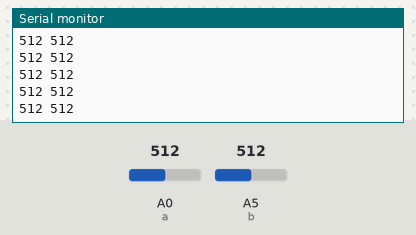
The sketch below on a simulated Arduino Uno, built with avr-gcc and run on an emulated ATmega328P. Shown: the last lines printed to the serial monitor. The inputs (shaded band) are chosen by the test bench; at power-on: A0 (a) = 512, A5 (b) = 512.

Above: at 1.2 s.
1.3 s: A0 (a) set to 983
At 1.8 s:
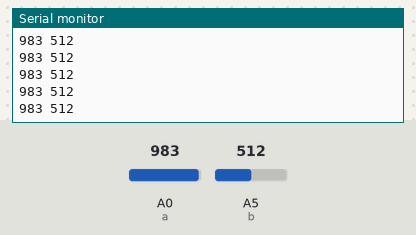
2.8 s: A0 (a) set to 1009
At 3.3 s:
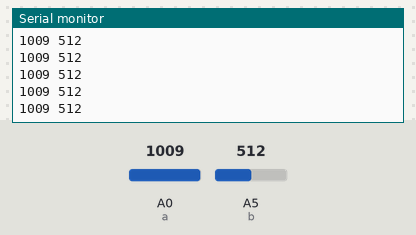
Timing chart, 0 to 5.8 s (numbered marks = the images above; inputs shaded):
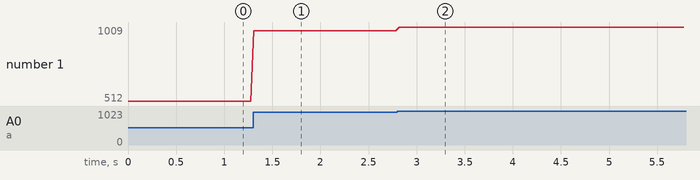

Measured:
- after the input at 1.3 s, the serial monitor: prints a new line at once (image 1)
- after the input at 2.8 s, the serial monitor: prints a new line at once (image 2)
- plotted number 1: 512 → 983 after the input at 1.3 s, 983 → 1009 after the input at 2.8 s

The sketch:

lum.ino
```cpp
int a = 0;
int b = 5;

void setup() {
  Serial.begin(9600);
  pinMode(a, INPUT);
  pinMode(b, INPUT);
}

void loop() {
  Serial.print(analogRead(a));
  Serial.print(" ");
  Serial.print(analogRead(b));
  Serial.print("\n");
  delay(33);
}
```
